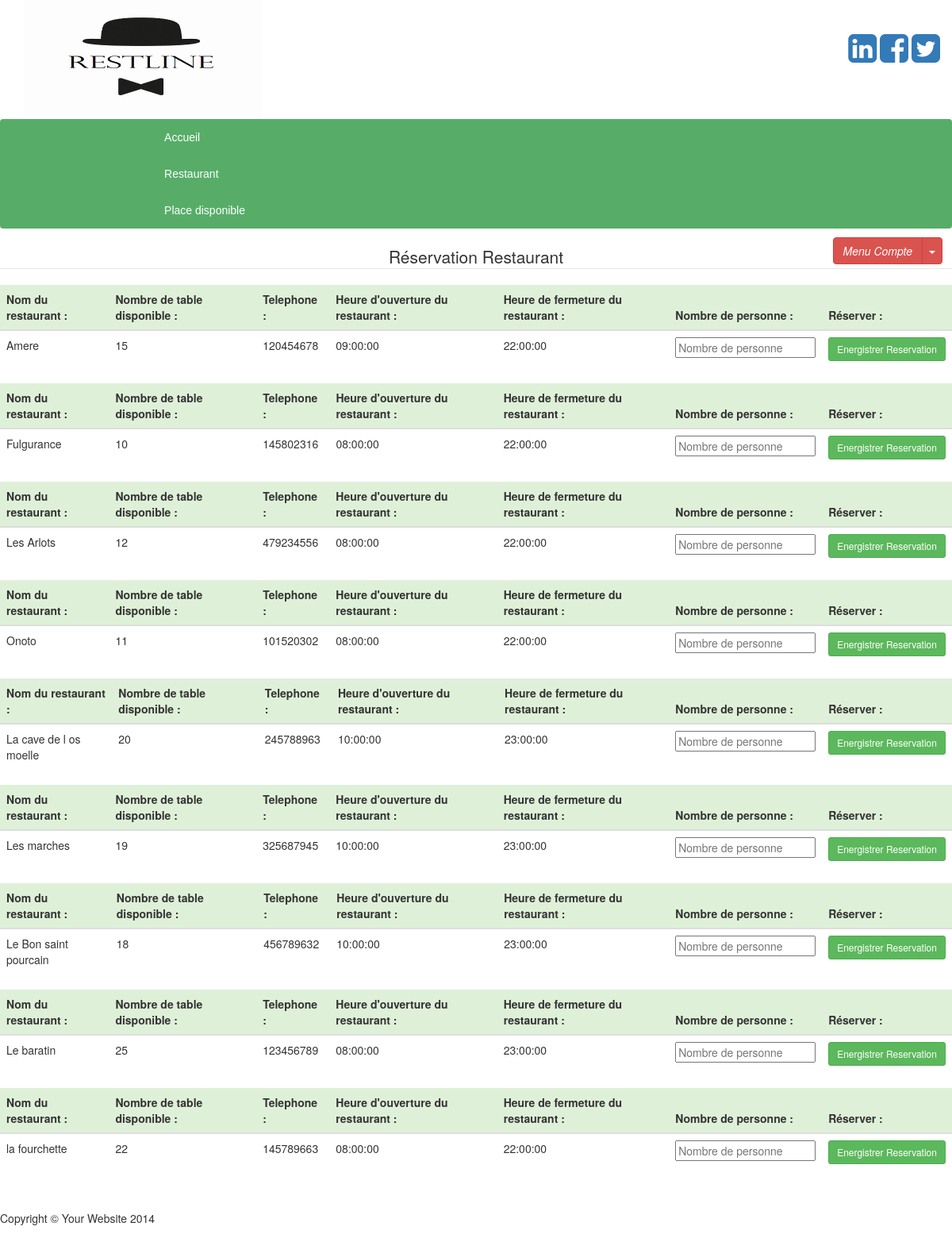
/Formulaire_Reserver.php, run on an earlier commit of the app's database.
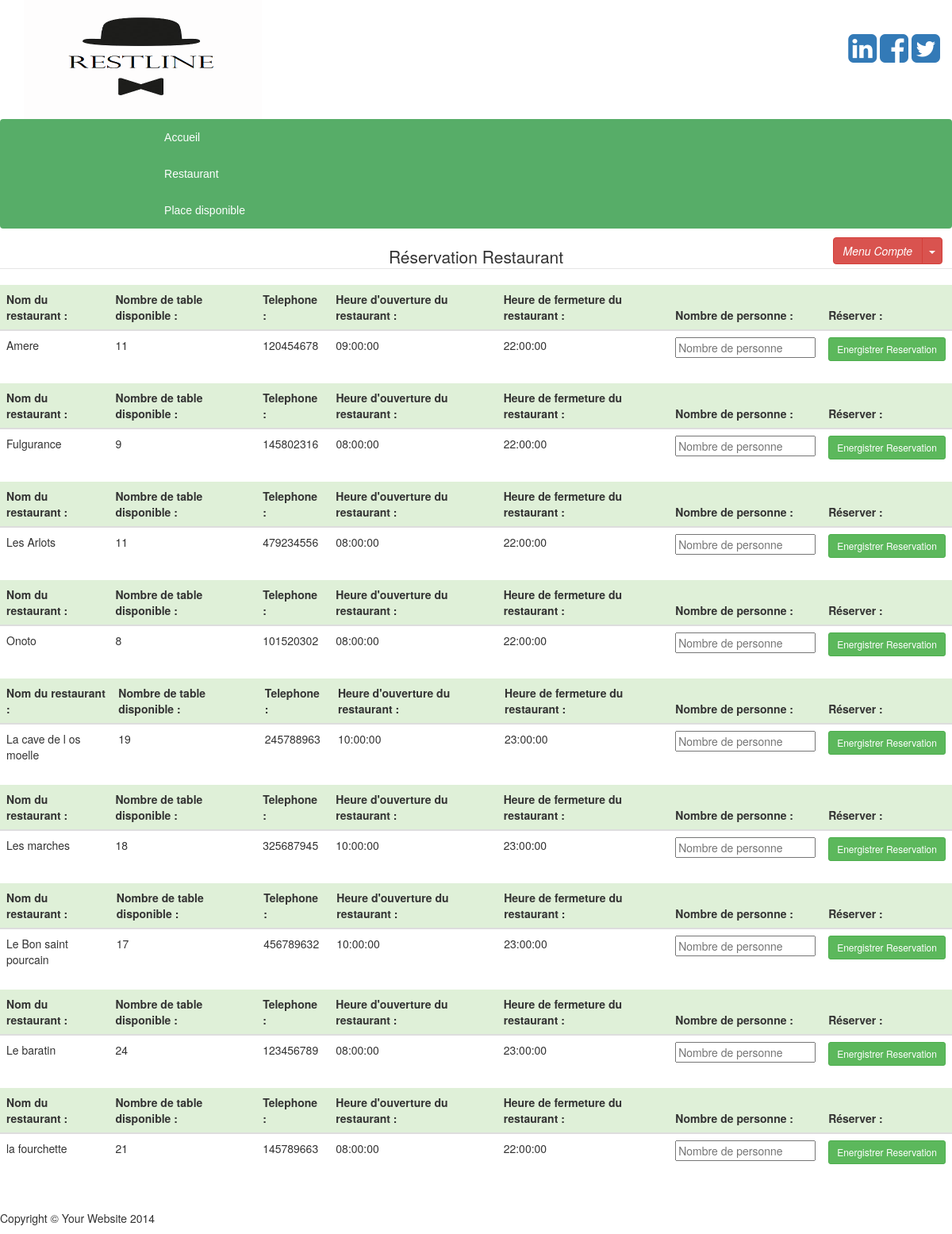
And on a later commit of the database.
### tables this page shows
CREATE TABLE `restaurant` (
  `idResto` int(10) NOT NULL,
  `nomResto` varchar(30) DEFAULT NULL,
  `nbTables` int(5) DEFAULT NULL,
  `nbCouverts` int(5) DEFAULT NULL,
  `telResto` int(10) DEFAULT NULL,
  `heureOuv` time DEFAULT NULL,
  `heureFer` time DEFAULT NULL,
  `ferExceptionnelle` varchar(100) DEFAULT NULL,
  `imageResto` varchar(50) DEFAULT NULL,
  `idTypeResto` int(20) NOT NULL,
  `cpVille` int(5) NOT NULL
);

### MVC_PHP/Controleur/Controleur_site.php (called while the page is built, shortened)
<?php
class affichageResto
{
  private $ModeleAffichage;
  public function __construct($serveur, $bdd, $user, $mdp)
  {
    $this ->ModeleAffichage = new Modele_special($serveur, $bdd, $user, $mdp);
  }
  public function affichageReservation()
  {
    $this->ModeleAffichage-> renseigner("restaurant");
    $resultats = $this->ModeleAffichage-> selectAll();
    return $resultats;
  }
}
 ?>

### MVC_PHP/Modele/Modele_site.php (called while the page is built, shortened)
  <?php
  class Modele
  {
    protected $pdo;
    protected $table;
    public function __construct($serveur, $bdd, $user, $mdp)
    {
      $this -> pdo = null;
      try{
        $this -> pdo = new PDO("mysql:host=".$serveur.";dbname=".$bdd, $user, $mdp);
      }
      catch (Exception $exp)
      {
        echo "Erreur de connexion au serveur";
      }
    }
    public function renseigner($table)
    {
      $this -> table = $table;
    }
  public function selectAll()
  {
    if($this->pdo != null)
    {
      $requete = "select * from ".$this->table.";";
      $select = $this-> pdo -> prepare($requete);
      $select -> execute();
      $resultats = $select -> fetchAll();
      return $resultats;
      }else {
      return null;
    }
  }
}
?>

### MVC_PHP/Vues/Vues_formulaire_reservation.php (the view)
<?php
echo"<fieldset>
      <legend style=text-align:center;>Réservation Restaurant </legend>
     </fieldset>
  <div class='btn-group' id=ur>
  <button type='button' class='btn btn-danger'> Menu Compte </button>
  <button type='button' class='btn btn-danger dropdown-toggle' data-toggle='dropdown'>
    <span class='caret'></span>
    <span class='sr-only'>Toggle Dropdown</span>
  </button>
  <ul class=dropdown-menu role=menu>
    <li><a href=#>Connecté en tant que : <strong>" . $_SESSION['user'] . " </strong></li>
    <li class='divider'></li>
    <li><a href=Nouscontacter.php> Nous contacter</a></li>
    <li><a href=Espace.php> Espace </a></li>
    <li class='divider'></li>
    <form method=post action='Deconnection.php'>
    <li><button id=btndec type=submit name=sd class='btn btn-danger dropdown-toggle'>Se deconnecter </button></li>
    </form>
  </ul>
</div>
    ";
foreach ($resultats as $Reservation)
{
  echo"
  <form method=post action='Formulaire_Reserver.php'>
  <table class=table>
    <thead>
      <tr class=success>
        <th> Nom du restaurant : </th>
        <th> Nombre de table disponible : </th>
        <th> Telephone : </th>
        <th> Heure d'ouverture du restaurant : </th>
        <th> Heure de fermeture du restaurant : </th>
        <th> Nombre de personne : </th>
        <th> Réserver : </th>
      </tr>
    </thead>
    <tbody>
      <tr>
        <td> ".$Reservation['nomResto']." </td>
        <td> ".$Reservation['nbTables']." </td>
        <td> ".$Reservation['telResto']." </td>
        <td> ".$Reservation['heureOuv']." </td>
        <td>".$Reservation['heureFer']." </td>
        <td><input type=number name=nbpers placeholder='Nombre de personne' /></td>
        <td><input type=hidden name=idR value=". $Reservation['idResto'] ." /><input type=submit name=erg class='btn btn-success btn-sm btn-blockname' id=rbt value='Energistrer Reservation'></td>
      </tr>
    </tbody>
    </table>
    </form>";
}
 ?>

### Formulaire_Reserver.php (shortened to what this page needs)
<!DOCTYPE html>
<html lang="fr">
<head>
    <link href="bootstrap3/css/bootstrap.css" rel="stylesheet">
    <link href="bootstrap3/css/personalisation_aprecus.css" rel="stylesheet">
    <link href="font-awesome/css/font-awesome.min.css" rel="stylesheet">
    <link href="full-slider/css/full-slider.css" rel="stylesheet">
</head>
<body>
<div class="page">
<div class="container">
    <div class=" navbar-left inline-form">  <a class="logo_wrapper" href="#"><span class="logo"><img src="image/Logo-Restline.png" width="300" height="150"></span></a></div>
    <div class="navbar-right inline-form">
        <p>
            <a href="https://fr.linkedin.com/" ><i class="fa fa-linkedin-square fa-3x" href="#"></i></a>
            <a href="http://facebook.com" ><i class="fa fa-facebook-square fa-3x"></i></a>
            <a href="https://twitter.com/" ><i class="fa fa-twitter-square fa-3x"></i></a>
        </p>
    </div>
</div>
<nav class="navbar navbar-primary">
    <div class="container-fluid">
        <div class="navbar-header">
            <ul class="nav navbar-nav">
                <li> <a href="index.php"> Accueil </a> </li>
                <li> <a href="Restaurant.php"> Restaurant </a></li>
                <li><a href="Disponibilite_place.php"> Place disponible </a></li>
            </ul>
        </div>
    </div>
</nav><br />
<?php
  include("MVC_PHP/Controleur/Controleur_site.php");
  $Controleur = new affichageResto("localhost", "restline", "root", "");
  $resultats = $Controleur-> affichageReservation();
  include("MVC_PHP/Vues/Vues_formulaire_reservation.php");
?>
<footer>
    <div class="row">
        <div class="col-lg-12 col-md-12 col-xs-12 col-sm-12">
            <p>Copyright &copy; Your Website 2014</p>
        </div>
    </div>
</footer>
</div>
</body>
</html>

### full-slider/css/full-slider.css (style rules this page uses)
html, body { height: 100%; }
footer { margin: 50px 0; }

What changed in the data, as far as the page shows it:
changed restaurant "Amere": nbTables "15" → "11"
changed restaurant "Fulgurance": nbTables "10" → "9"
changed restaurant "Les Arlots": nbTables "12" → "11"
changed restaurant "Onoto": nbTables "11" → "8"
changed restaurant "La cave de l os moelle": nbTables "20" → "19"
changed restaurant "Les marches": nbTables "19" → "18"
changed restaurant "Le Bon saint pourcain": nbTables "18" → "17"
changed restaurant "Le baratin": nbTables "25" → "24"
changed restaurant "la fourchette": nbTables "22" → "21"
